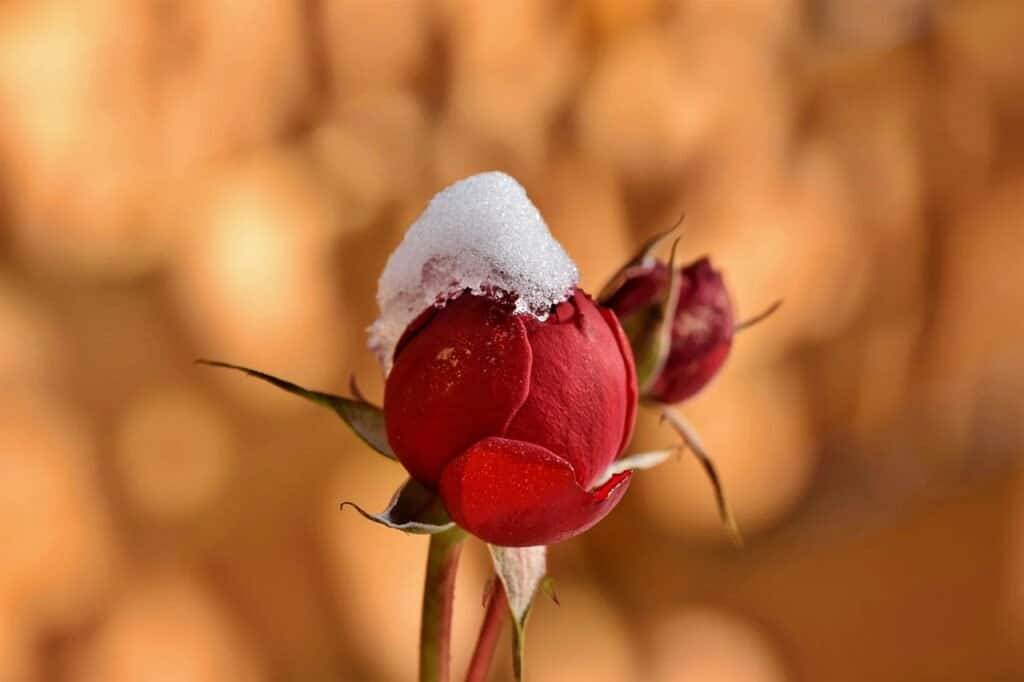
#> input picture opencv/images/test.jpg, 1024 x 682 px, found by its file name
$ python cropping_image_opencv.py
#> lines starting #> are read from the running program, lines starting #| are printed output that depends on the picture
import cv2
import numpy as np

# read the image
image = cv2.imread("./opencv/images/test.jpg")
#> image is the input picture: shape (682, 1024, 3); mean B, G, R 60.4, 110.8, 184
print(f" Image Shape: {image.shape}")
#|  Image Shape: (682, 1024, 3)
cv2.imshow("Original", image)

# crop an image using array slicing
cropped_image = image[100: 400, 100:800]
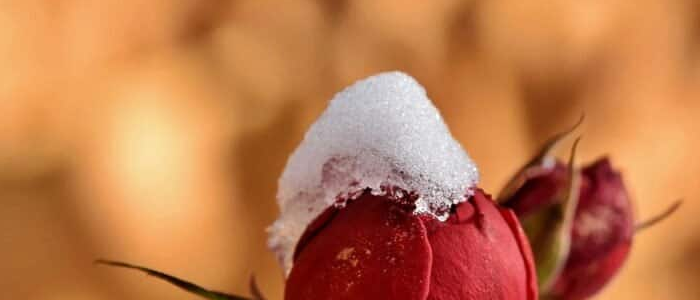
#> cropped_image: shape (300, 700, 3); mean B, G, R 77.1, 121.9, 192.3

# display cropped image
cv2.imshow("cropped image", cropped_image)

# save the cropped image to a new file
cv2.imwrite("./opencv/images/cropped_image.jpg", cropped_image)

cv2.waitKey()
cv2.destroyAllWindows()
